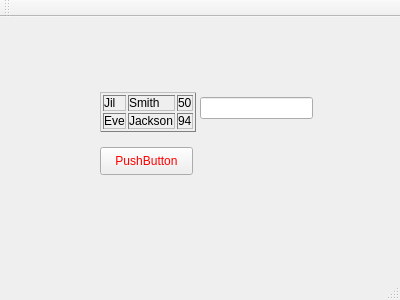
<?xml version="1.0" encoding="UTF-8"?>
<ui version="4.0">
 <class>MainWindow</class>
 <widget class="QMainWindow" name="MainWindow">
  <property name="geometry">
   <rect>
    <x>0</x>
    <y>0</y>
    <width>400</width>
    <height>300</height>
   </rect>
  </property>
  <property name="windowTitle">
   <string>MainWindow</string>
  </property>
  <widget class="QWidget" name="centralWidget">
   <widget class="QLabel" name="label">
    <property name="geometry">
     <rect>
      <x>100</x>
      <y>60</y>
      <width>131</width>
      <height>71</height>
     </rect>
    </property>
    <property name="text">
     <string>&lt;table border=&quot;1&quot; style=&quot;width:100%&quot;&gt;
&lt;tr&gt;
     &lt;td&gt;Jil&lt;/td&gt;
   &lt;td&gt;Smith&lt;/td&gt;
   &lt;td&gt;50&lt;/td&gt;
 &lt;/tr&gt;
&lt;tr&gt;
&lt;td&gt;Eve&lt;/td&gt;
&lt;td&gt;Jackson&lt;/td&gt;
&lt;td&gt;94&lt;/td&gt;
&lt;/tr&gt;
&lt;/table&gt;</string>
    </property>
   </widget>
   <widget class="QPushButton" name="pushButton">
    <property name="geometry">
     <rect>
      <x>100</x>
      <y>130</y>
      <width>93</width>
      <height>28</height>
     </rect>
    </property>
    <property name="styleSheet">
     <string notr="true">color:red;
font:bold italic large &quot;Times New Roman&quot;;</string>
    </property>
    <property name="text">
     <string>PushButton</string>
    </property>
   </widget>
   <widget class="QLineEdit" name="lineEdit">
    <property name="geometry">
     <rect>
      <x>200</x>
      <y>80</y>
      <width>113</width>
      <height>22</height>
     </rect>
    </property>
    <property name="styleSheet">
     <string notr="true">border style:solid;
border width:2px;
border color:light green;</string>
    </property>
   </widget>
  </widget>
  <widget class="QMenuBar" name="menuBar">
   <property name="geometry">
    <rect>
     <x>0</x>
     <y>0</y>
     <width>400</width>
     <height>26</height>
    </rect>
   </property>
  </widget>
  <widget class="QToolBar" name="mainToolBar">
   <attribute name="toolBarArea">
    <enum>TopToolBarArea</enum>
   </attribute>
   <attribute name="toolBarBreak">
    <bool>false</bool>
   </attribute>
  </widget>
  <widget class="QStatusBar" name="statusBar"/>
 </widget>
 <layoutdefault spacing="6" margin="11"/>
 <resources/>
 <connections/>
</ui>
